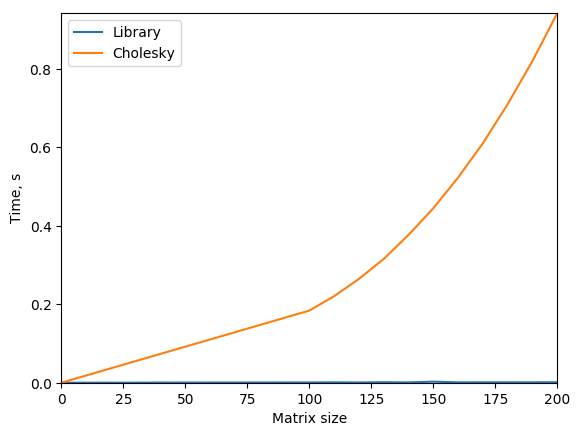

Here is the Python script that generated this plot:
import matplotlib.pyplot as plt
import time
import numpy as np
import scipy.linalg as lg

def generate_matrix(n):
	a = np.zeros((n, n))
	for i in range(n):
		for j in range(i + 1, n):
			a[i, j] = np.random.randint(0, 10)
			a[j, i] = a[i][j]
		a[i, i] = sum([abs(val) for val in a[i]])
	f = np.random.randint(low = 0, high = 10, size = (n, ))
	return a, f

def get_s(a, n):
	s = np.zeros((n, n))
	for i in range(n):
		sq_sum = 0.0
		for k in range(i):
			sq_sum += s[k, i] ** 2
		s[i, i] = (a[i, i] - sq_sum) ** 0.5
		for j in range(i + 1, n):
			s_sum = 0.0
			for k in range(i):
				s_sum += s[k, i] * s[k, j]
			s[i, j] = (a[i, j] - s_sum) / s[i, i]
	return s

def l_reverse(a, f):
	x = np.zeros(n)
	for i in range(n):
		x[i] = f[i]
		for j in range(0, i):
			x[i] -= a[i, j] * x[j]
		x[i] /= a[i, i]
	return x

def u_reverse(a, f):
	x = np.zeros(n)
	for i in range(n - 1, -1, -1):
		x[i] = f[i]
		for j in range(i + 1, n):
			x[i] -= a[i, j] * x[j]
		x[i] /= a[i, i]
	return x

size = list(range(100, 201, 10))
y_solve, y_chol = [0], [0]
print("Size\tLibrary time\tCholesky time")
for n in size:
	a, f = generate_matrix(n)
	
	t0 = time.time()
	c, low = lg.cho_factor(a)
	x1 = lg.cho_solve((c, low), f)
	t1 = time.time() - t0
	
	t0 = time.time()
	s = get_s(a, n)
	y = l_reverse(np.transpose(s), f)
	x2 = u_reverse(s, y)
	t2 = time.time() - t0
	
	assert(np.allclose(x1, x2))
	print(n, "\t%.4f" % t1, "\t\t%.4f" % t2, sep = '')
	y_solve.append(t1)
	y_chol.append(t2)

x = [0] + size
plt.plot(x, y_solve, label = "Library")
plt.plot(x, y_chol, label = "Cholesky")
plt.legend(loc = "upper left")
plt.xlabel("Matrix size")
plt.ylabel("Time, s")
plt.axis([0, size[-1], 0, y_chol[-1]])
plt.savefig('cholesky.png', bbox_inches='tight')
plt.show()
